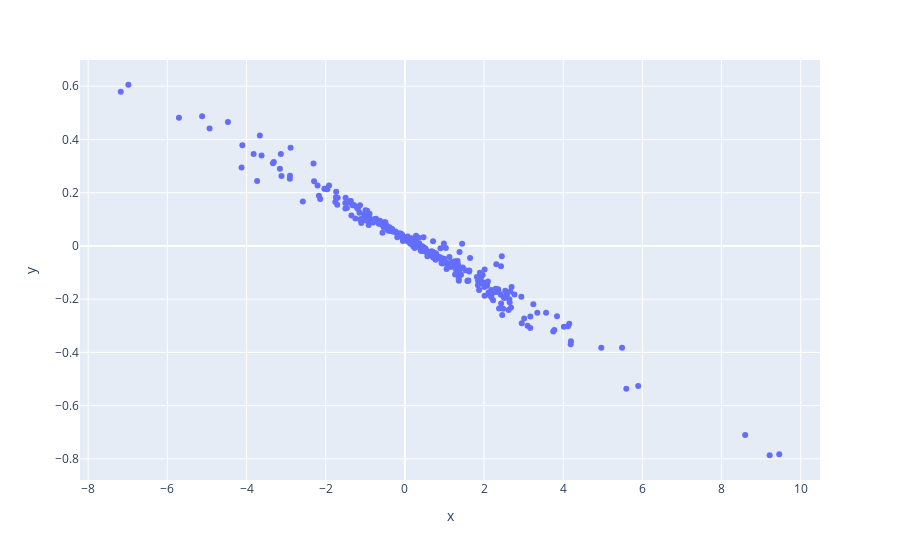

The code cell stored with this chart in its notebook:
### Code cell
fig = px.scatter(x=results["CdA"], y=results["Crr"])
fig.show()

### Figure 1 — Plotly figure (JSON) as saved in the notebook; plotly's stock layout.template omitted (floating-point values rounded to 4 significant figures; data arrays with more than 128 entries replaced by an {"elided": "..."} marker saying what was removed)
{"data": [{"hovertemplate": "x=%{x}<br>y=%{y}<extra></extra>", "legendgroup": "", "marker": {"color": "#636efa", "symbol": "circle"}, "mode": "markers", "name": "", "orientation": "v", "showlegend": false, "type": "scatter", "x": {"elided": "306 float values"}, "xaxis": "x", "y": {"elided": "306 float values"}, "yaxis": "y"}], "layout": {"legend": {"tracegroupgap": 0}, "margin": {"t": 60}, "xaxis": {"anchor": "y", "domain": [0, 1], "title": {"text": "x"}}, "yaxis": {"anchor": "x", "domain": [0, 1], "title": {"text": "y"}}}}
